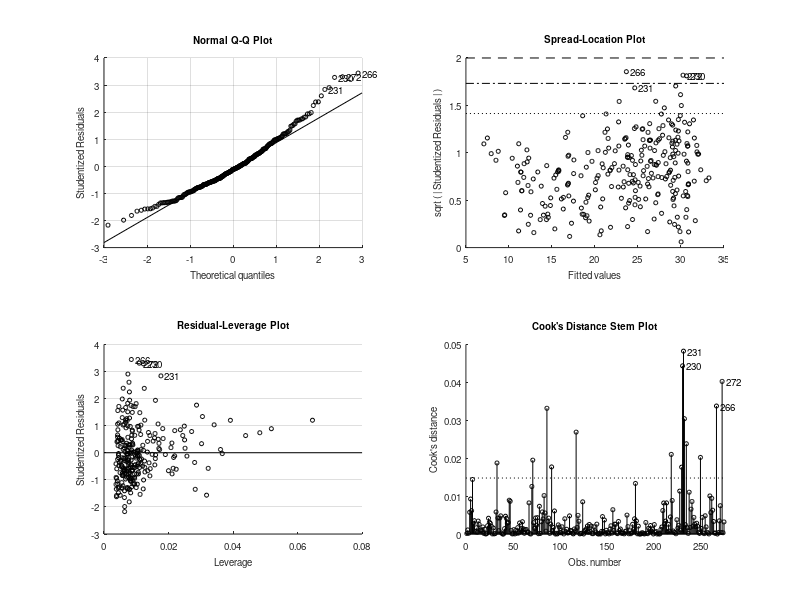

This figure's MATLAB source: (Note: this script raises an error after producing the figure.)
%% REGRESSION_DEMO
% Compares 3 supervised regression algorithms on the classic MATLAB
% 'carbig' dataset (built-in, no download needed): predicting MPG from
% Weight and Horsepower.
%   1) Linear Regression
%   2) Ridge Regression and Lasso Regression
%   3) Support Vector Regression (SVR)
%
% Requires: Statistics and Machine Learning Toolbox

clear; clc; close all;

%% Load data
load carbig                       % loads Weight, Horsepower, MPG, etc.
keep = ~isnan(Weight) & ~isnan(Horsepower) & ~isnan(MPG);
X = [Weight(keep), Horsepower(keep)];
y = MPG(keep);

rng(1);
cv = cvpartition(numel(y), 'HoldOut', 0.3);
Xtrain = X(training(cv), :);  ytrain = y(training(cv));
Xtest  = X(test(cv), :);      ytest  = y(test(cv));

% Standardize features (important for Ridge/Lasso/SVR)
mu = mean(Xtrain); sigma = std(Xtrain);
XtrainS = (Xtrain - mu) ./ sigma;
XtestS  = (Xtest - mu) ./ sigma;

%% 1) Linear Regression (ordinary least squares)
mdlLin = fitlm(Xtrain, ytrain);
predLin = predict(mdlLin, Xtest);
rmseLin = sqrt(mean((predLin - ytest).^2));
fprintf('Linear Regression      RMSE = %.2f MPG\n', rmseLin);

%% 2) Ridge and Lasso Regression
% NOTE ON LAMBDA SELECTION: picking lambda by whichever value happens to
% minimize error is easy to get wrong two ways: (a) minimizing error on
% the TEST set leaks test information into model selection, and (b) even
% done properly via cross-validation, the *strict minimum-error* lambda
% on a low-noise, informative feature set like this one often lands so
% close to zero that Ridge/Lasso end up numerically indistinguishable
% from plain OLS. The standard fix practitioners use is the "1-SE rule"
% (popularized by glmnet): pick the MOST regularized lambda whose
% cross-validated error is still within one standard error of the best
% score. That gives a simpler, visibly-shrunk model without sacrificing
% real predictive accuracy -- which is exactly what we want for a class
% demo where the point is to SEE shrinkage happen.
lambdas = logspace(-3, 2, 50);
nFolds = 5;

% ---- Ridge, with a hand-rolled k-fold CV + 1-SE rule ----
% (ridge() itself has no built-in CV, unlike lasso() below)
rng(2);
cvFolds = cvpartition(numel(ytrain), 'KFold', nFolds);
foldMSE = zeros(nFolds, numel(lambdas));
for f = 1:nFolds
    trIdx = training(cvFolds, f);  teIdx = test(cvFolds, f);
    bFold = ridge(ytrain(trIdx), XtrainS(trIdx,:), lambdas, 0);
    predFold = [ones(sum(teIdx),1), XtrainS(teIdx,:)] * bFold;
    foldMSE(f,:) = mean((predFold - ytrain(teIdx)).^2, 1);
end
meanMSE = mean(foldMSE, 1);
seMSE = std(foldMSE, 0, 1) / sqrt(nFolds);
[minMSE, iMin] = min(meanMSE);
withinOneSE = find(meanMSE <= minMSE + seMSE(iMin));
iRidge1SE = withinOneSE(end);      % largest lambda (most regularization) still within 1 SE

bRidgeAll = ridge(ytrain, XtrainS, lambdas, 0);   % refit on full training set, all lambdas
bRidge = bRidgeAll(:, iRidge1SE);
predsRidge = [ones(size(XtestS,1),1), XtestS] * bRidge;
rmseRidge = sqrt(mean((predsRidge - ytest).^2));
fprintf('Ridge Regression        RMSE = %.2f MPG (1-SE lambda=%.4f)\n', rmseRidge, lambdas(iRidge1SE));
fprintf('   -> Ridge coefficients (Weight, Horsepower): [%.3f, %.3f]\n', bRidge(2:3));

% ---- Lasso: L1 penalty, can shrink coefficients all the way to zero.
% lasso()'s built-in CV conveniently reports fitInfo.Index1SE directly.
[bLasso, fitInfo] = lasso(XtrainS, ytrain, 'Lambda', lambdas, 'CV', nFolds);
bestLassoIdx = fitInfo.Index1SE;
predLasso = XtestS * bLasso(:, bestLassoIdx) + fitInfo.Intercept(bestLassoIdx);
rmseLasso = sqrt(mean((predLasso - ytest).^2));
fprintf('Lasso Regression        RMSE = %.2f MPG (1-SE lambda=%.4f)\n', rmseLasso, fitInfo.Lambda(bestLassoIdx));
fprintf('   -> Lasso coefficients (Weight, Horsepower): [%.3f, %.3f]\n', bLasso(:,bestLassoIdx));
fprintf('   -> (compare to OLS coefficients below -- Ridge/Lasso should now visibly shrink toward zero)\n');
disp(mdlLin.Coefficients(2:3, 'Estimate'));

%% 3) Support Vector Regression
mdlSVR = fitrsvm(XtrainS, ytrain, 'KernelFunction', 'gaussian', 'Standardize', false);
predSVR = predict(mdlSVR, XtestS);
rmseSVR = sqrt(mean((predSVR - ytest).^2));
fprintf('Support Vector Regr.    RMSE = %.2f MPG\n', rmseSVR);

%% ---- Visualize: MPG vs Weight, all models overlaid ----
% IMPORTANT: Weight and Horsepower are correlated (~0.86) in real cars --
% light cars almost never have high horsepower. Earlier we sliced the
% curve by holding Horsepower fixed at its GLOBAL mean while sweeping
% Weight across its full range. That creates unrealistic (Weight, HP)
% combinations at the low end (a light car with average horsepower barely
% exists in the data), which sends models -- especially SVR, which has no
% global linear trend to fall back on outside the training distribution
% -- off in strange directions.
%
% Fix: instead of a fixed Horsepower, use the horsepower a car of that
% weight would TYPICALLY have (a simple linear fit of HP given Weight),
% so every plotted point stays close to the real data manifold.
hpGivenWeight = fitlm(X(:,1), X(:,2));
wRange = linspace(min(X(:,1)), max(X(:,1)), 200)';
hpAtWeight = predict(hpGivenWeight, wRange);
gridRaw = [wRange, hpAtWeight];
gridS = (gridRaw - mu) ./ sigma;

yLinCurve   = predict(mdlLin, gridRaw);
yRidgeCurve = [ones(size(gridS,1),1), gridS] * bRidge;
yLassoCurve = gridS * bLasso(:, bestLassoIdx) + fitInfo.Intercept(bestLassoIdx);
ySVRCurve   = predict(mdlSVR, gridS);

figure('Name','Regression Comparison','Position',[100 100 900 600]);
scatter(X(:,1), y, 15, [0.6 0.6 0.6], 'filled'); hold on;
plot(wRange, yLinCurve,   'b-',  'LineWidth', 2);
plot(wRange, yRidgeCurve, 'r--', 'LineWidth', 2);
plot(wRange, yLassoCurve, 'g-.', 'LineWidth', 2);
plot(wRange, ySVRCurve,   'm:',  'LineWidth', 2.5);
xlabel('Weight (lbs)'); ylabel('MPG');
title({'MPG vs. Weight', 'Horsepower held at the value typical for that weight (not a fixed global average)'});
legend('Data', 'Linear', 'Ridge', 'Lasso', 'SVR', 'Location', 'northeast');
grid on;

%% ---- Discussion prompts for class ----
% 1) The two heaviest points in the dataset are >4500 lbs. If I ask you
%    to predict MPG for a 6000-lb car, which curve would you trust and
%    which would you NOT trust? (extrapolation risk)
% 2) Look at the Ridge/Lasso coefficient print-outs vs. the OLS
%    coefficients: do Ridge/Lasso pull the coefficients noticeably
%    toward zero? Did Lasso zero out either feature completely -- what
%    would that mean physically?
% 3) SVR ignores small errors (points "close enough" don't get penalized)
%    -- where does its curve diverge most from Linear Regression?
% 4) We deliberately plotted Horsepower at a "typical" value for each
%    Weight instead of a fixed constant. Why would holding a correlated
%    feature at an unrealistic value make a model's predictions
%    untrustworthy, even inside the range of the training data?
